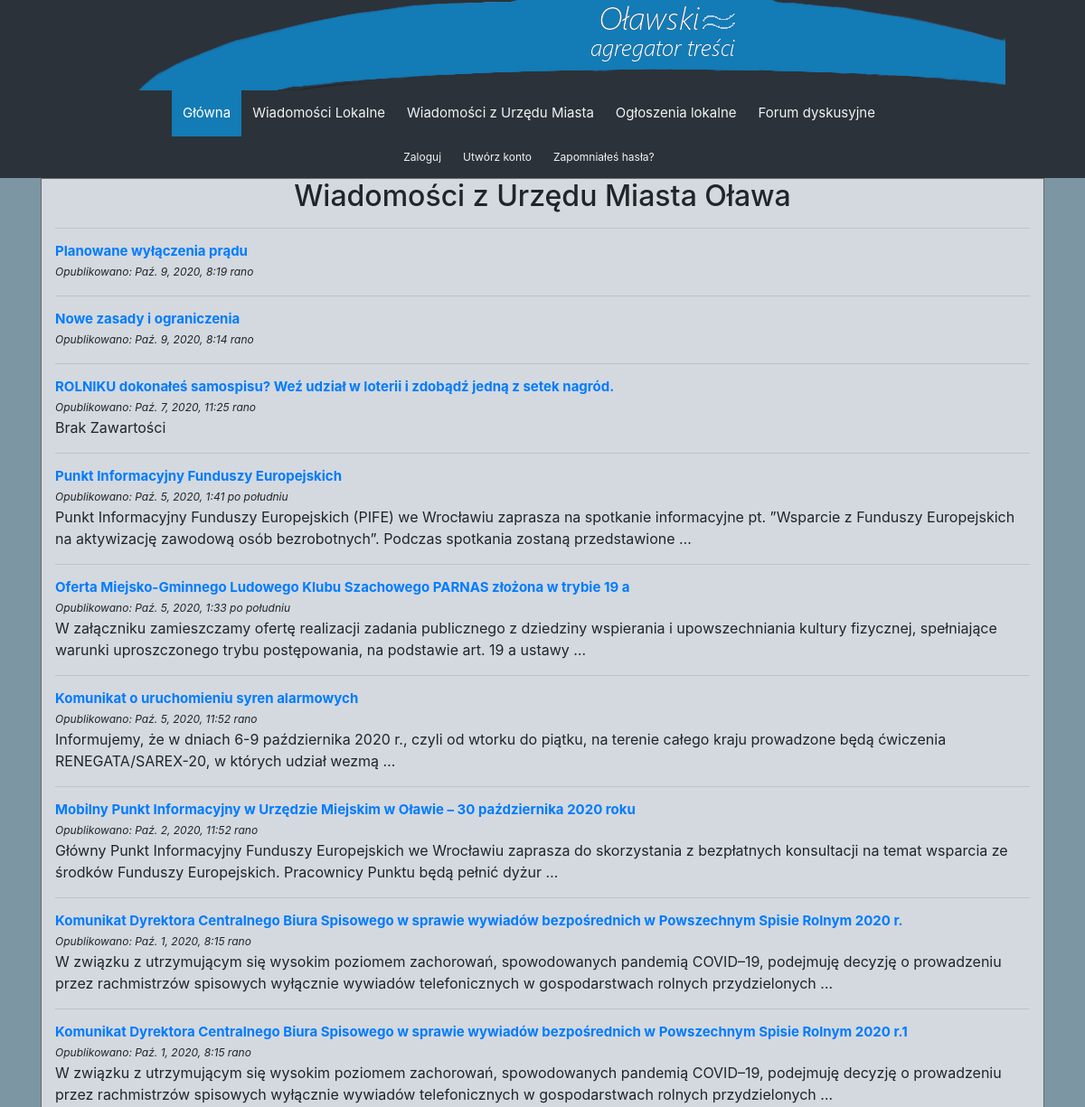
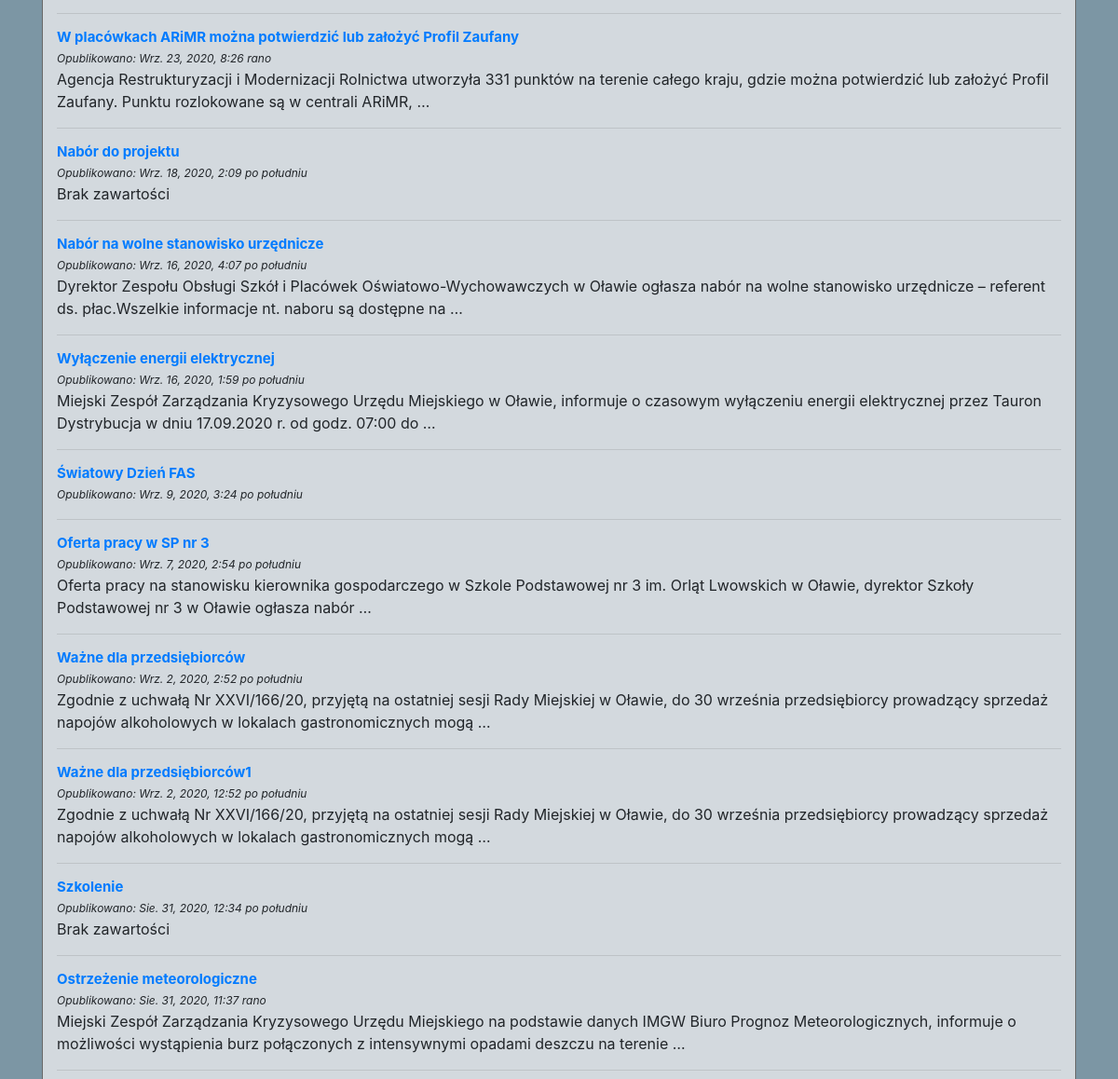
/all_cityhall_news/ (upper part), run on an earlier commit of the app's database (2 pictures, top to bottom).
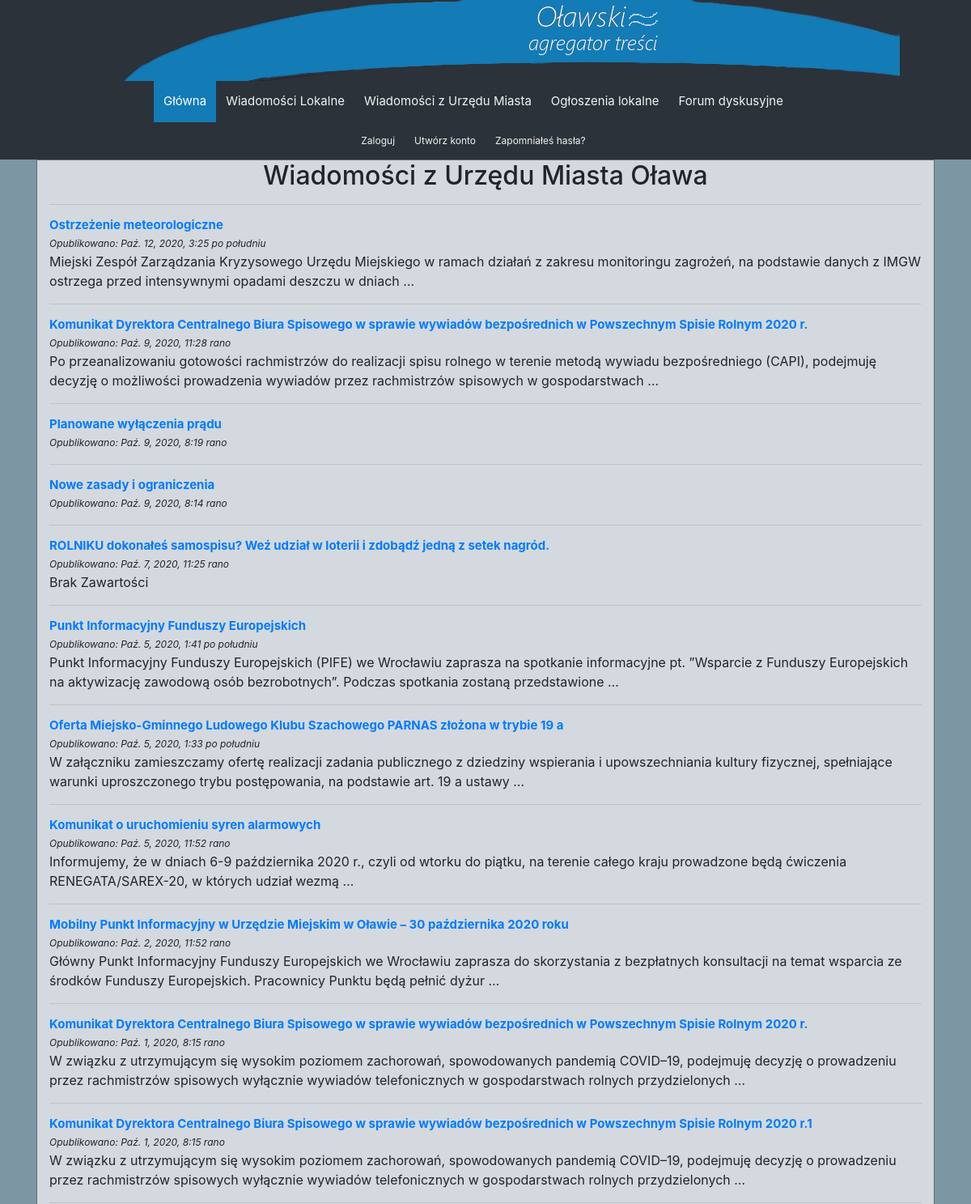
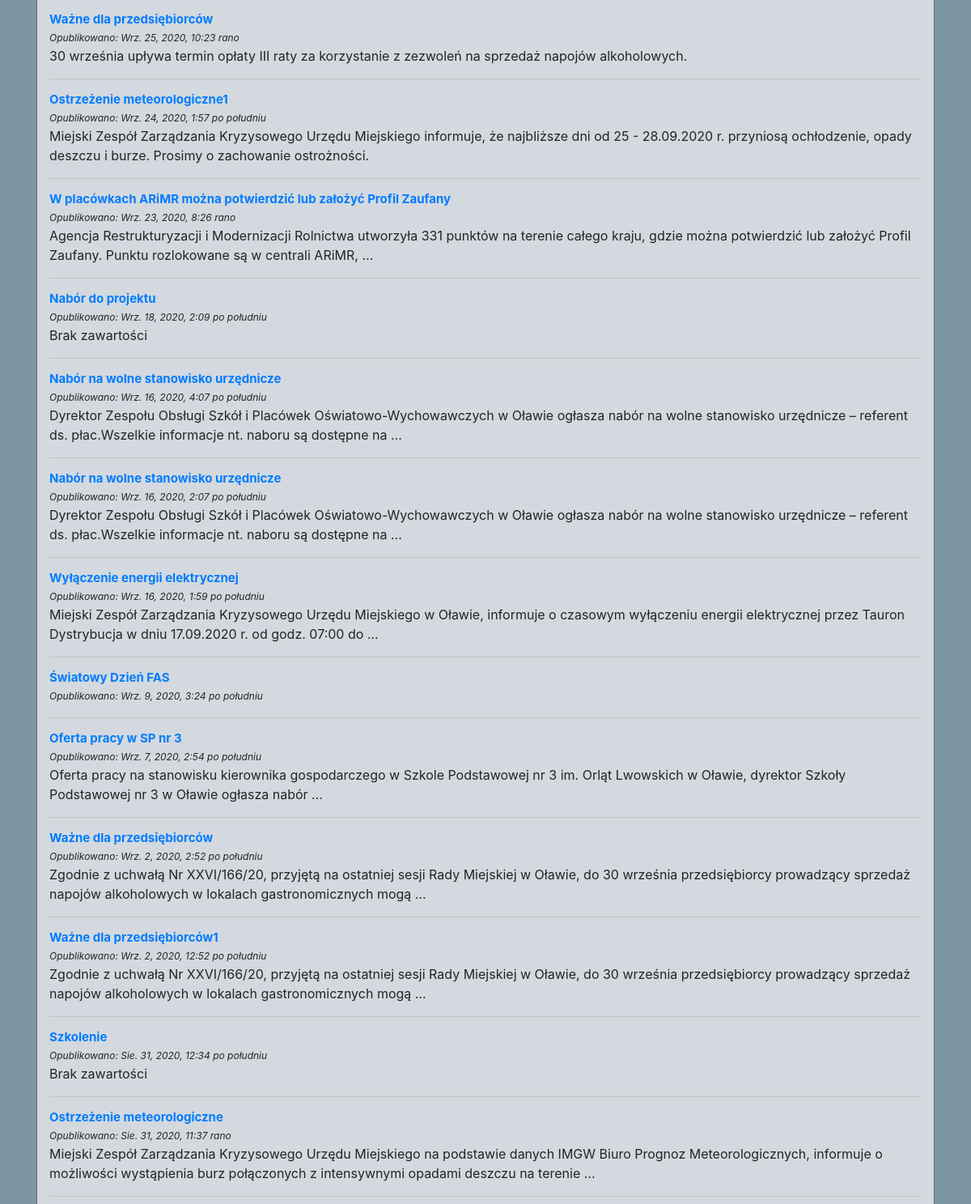
And on a later commit of the database (2 pictures, top to bottom).
### homepage/models.py (models this page shows, shortened)
class News(models.Model):
    STATUS_olawa24 = 'olawa24'
    STATUS_tuolawa = 'tuolawa'
    STATUS_umolawa = 'umolawa'
    STATUS_CHOICES = (
        (STATUS_olawa24, 'Oława24'),
        (STATUS_tuolawa, 'TuOława'),
        (STATUS_umolawa, 'UMOława')
    )
    title = models.CharField(max_length=250, unique_for_month=True)
    link = models.URLField()
    which_site = models.CharField(choices=STATUS_CHOICES, default='tuolawa', max_length=10)
    date_of_publication = models.DateTimeField()
    content = models.TextField(max_length=1000)
    class Meta:
        verbose_name_plural = "news"

### homepage/views.py (the view)
# urls.py: path('all_cityhall_news/', views.all_cityhall_news, name='all_cityhall_news'),
def all_cityhall_news(request):
    umolawa_news = News.objects.filter(which_site='umolawa').order_by('-date_of_publication')
    return render(request, 'homepage/all_cityhall_news.html', {'umolawa_news': umolawa_news})

### homepage/templates/homepage/all_cityhall_news.html (shortened to what this page needs)
{% extends "homepage/base.html" %}
{% block premieres %}
<div class="container">
    <div class="row">
        <div class="col-12">
            <div class="col-12-center">
                <h2>Wiadomości z Urzędu Miasta Oława</h2>
                <hr>
            </div>
            <div class="col-12-no-brdr">
                {% for news in umolawa_news %}
                    <h6 class="title-news"><a href={{ news.link }}>{{ news.title }}</a></h6>
                    <p class="container-date">Opublikowano: {{ news.date_of_publication }}</p>
                    <p>{{ news.content|truncatewords:25 }}</p>
                    <hr>
                {% endfor %}
            </div>
        </div>
    </div>
</div>
{% endblock %}

What changed in the data, as far as the page shows it:
added News: title "Ostrzeżenie meteorologiczne", date_of_publication "Paź. 12, 2020, 3:25 po południu", content "Miejski Zespół Zarządzania Kryzysowego Urzędu Miejskiego w ramach działań z zakresu monitoringu zagrożeń, na podstawie danych z IMGW ostrzega przed intensywnymi opadami deszczu w dniach …"
added News: title "Komunikat Dyrektora Centralnego Biura Spisowego w sprawie wywiadów bezpośrednich w Powszechnym Spisie Rolnym 2020 r.", date_of_publication "Paź. 9, 2020, 11:28 rano", content "Po przeanalizowaniu gotowości rachmistrzów do realizacji spisu rolnego w terenie metodą wywiadu bezpośredniego (CAPI), podejmuję decyzję o możliwości prowadzenia wywiadów przez rachmistrzów spisowych w gospodarstwach …"
added News: title "Ważne dla przedsiębiorców", date_of_publication "Wrz. 25, 2020, 10:23 rano", content "30 września upływa termin opłaty III raty za korzystanie z zezwoleń na sprzedaż napojów alkoholowych."
added News: title "Ostrzeżenie meteorologiczne1", date_of_publication "Wrz. 24, 2020, 1:57 po południu", content "Miejski Zespół Zarządzania Kryzysowego Urzędu Miejskiego informuje, że najbliższe dni od 25 - 28.09.2020 r. przyniosą ochłodzenie, opady deszczu i burze. Prosimy o zachowanie ostrożności."
added News: title "Nabór na wolne stanowisko urzędnicze", date_of_publication "Wrz. 16, 2020, 2:07 po południu", content "Dyrektor Zespołu Obsługi Szkół i Placówek Oświatowo-Wychowawczych w Oławie ogłasza nabór na wolne stanowisko urzędnicze – referent ds. płac.Wszelkie informacje nt. naboru są dostępne na …"
